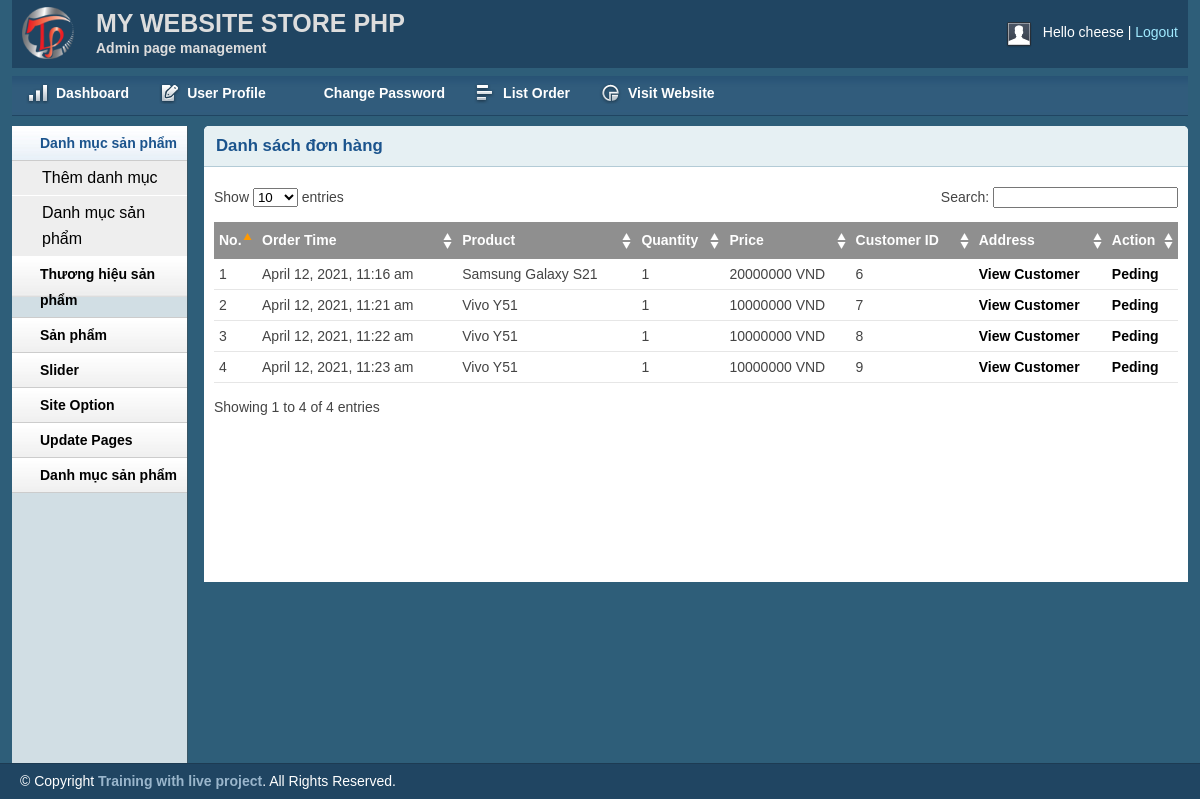
Page /admin/inbox.php (signed in) on the committed database.
### tables this page shows
CREATE TABLE `tbl_order` (
  `id` int(11) NOT NULL,
  `productId` int(11) NOT NULL,
  `productName` varchar(255) NOT NULL,
  `customerId` int(11) NOT NULL,
  `quantity` int(11) NOT NULL,
  `price` varchar(255) NOT NULL,
  `image` varchar(255) NOT NULL,
  `date_order` timestamp NOT NULL DEFAULT CURRENT_TIMESTAMP,
  `status` int(11) NOT NULL DEFAULT '0'
);

### lib/database.php (called while the page is built, shortened)
<?php
class Database
{
    public $host   = DB_HOST;
    public $user   = DB_USER;
    public $pass   = DB_PASS;
    public $dbname = DB_NAME;
    public $link;
    private function connectDB()
    {
        $this->link = new mysqli(
            $this->host,
            $this->user,
            $this->pass,
            $this->dbname
        );
    }
    public function select($query)
    {
        $result = $this->link->query($query) or
            die($this->link->error . __LINE__);
        if ($result->num_rows > 0) {
            return $result;
        } else {
            return false;
        }
    }
}
?>

### classes/cart.php (called while the page is built, shortened)
<?php
	$filepath = realpath(dirname(__FILE__));
    include_once ($filepath.'/../lib/database.php');
    include_once ($filepath.'/../helpers/format.php');
?>
<?php
	class cart
	{
		private $db;
		public function __construct()
		{
			$this->db = new Database();
		}
		public function get_inbox_cart(){
			$query = "SELECT * FROM tbl_order ORDER BY date_order";
			$get_inbox_cart = $this->db->select($query);
			return $get_inbox_cart;
		}
	}
?>

### helpers/format.php (called while the page is built, shortened)
<?php
class Format
{
    public function formatDate($date)
    {
        return date('F j, Y, g:i a', strtotime($date));
    }
}
?>

### admin/inbox.php (the view, shortened to what this page needs)
<?php include 'inc/header.php';?>
<?php include 'inc/sidebar.php';?>
<?php
    $filepath = realpath(dirname(__FILE__));
    include_once ($filepath.'/../classes/cart.php');
	include_once ($filepath.'/../helpers/format.php');
?>
        <div class="grid_10">
            <div class="box round first grid">
                <h2>Danh sách đơn hàng</h2>
                <div class="block">
                    <table class="data display datatable" id="example">
					<thead>
						<tr>
							<th>No.</th>
							<th>Order Time</th>
							<th>Product</th>
							<th>Quantity</th>
							<th>Price</th>
							<th>Customer ID</th>
							<th>Address</th>
							<th>Action</th>
						</tr>
					</thead>
					<tbody>
					<?php
					$ct = new cart();
					$fm = new Format();
					$get_inbox_cart = $ct->get_inbox_cart();
					if($get_inbox_cart){
						$i = 0;
						while($result = $get_inbox_cart->fetch_assoc()){
							$i++;
					?>
						<tr class="odd gradeX">
							<td><?php echo $i; ?></td>
							<td><?php echo $fm->formatDate($result['date_order']) ?></td>
							<td><?php echo $result['productName'] ?></td>
							<td><?php echo $result['quantity'] ?></td>
							<td><?php echo $result['price'].' '.'VND' ?></td>
							<td><?php echo $result['id'] ?></td>
							<td><a href="">
							<a href="customer.php?customerid=<?php echo $result['id'] ?>">
							View Customer
							</a>
							</td>
							<td>
							<?php
							if($result['status']==0){
							?>
								<a href="?shiftid=<?php echo $result['id']?>&price=<?php echo $result['price']?>&time=<?php echo $result['date_order']?>">Peding</a>
							<?php
							}elseif($result['status']==1){
								?>
								<?php
								echo 'Shifting...'
								?>
							<?php
							}elseif($result['status']==2){
							?>
								<a href="?delid=<?php echo $result['id']?>&price=<?php echo $result['price']?>&time=<?php echo $result['date_order']?>">Remove</a>
							<?php
							}
							?>
							</td>
						</tr>
					<?php
					}}
					?>
					</tbody>
				</table>
               </div>
            </div>
        </div>
<?php include 'inc/footer.php';?>

### admin/css/layout.css (style rules this page uses)
body { background: #fff none repeat scroll 0 0; color: #444; font-size: 14px; padding: 0; }
a { color: #000; font-weight:bold; text-decoration: none; }
h1, h2, h3, h4, h5, h6 { line-height:1.2em; margin-bottom:.3em; }
h2 { margin-top:1em; }
.box { background:#fff; margin-bottom:20px; padding:10px 10px 10px 10px; margin-left:-8px; }
.box.grid { padding-bottom:40px; }
.box.round { -moz-border-radius: 5px 5px 0px 0px; -webkit-border-radius: 5px 5px 0px 0px; border-radius: 5px 5px 0px 0px; }
.box h2 { font-size:1.2em; font-weight:bold; color:#1B548D; background:#E6F0F3; margin:-10px -10px 0 -10px; padding:10px 12px; border-bottom:1px solid #B3CBD6; -moz-border-radius: 5px 5px 0px 0px; -webkit-border-radius: 5px 5px 0px 0px; border-radius: 5px 5px 0px 0px; }
.box.first { min-height: 406px; }
.block { padding-top:20px; }
.block { padding-bottom:1px; }
table.display { margin: 0 auto; clear: both; width: 100%; }
.sorting_asc { background: #8f8f8f url(../img/table/sort_asc.png) no-repeat center right; padding:8px 5px; text-align:left; color:#fff; }
.sorting { background:#8f8f8f url(../img/table/sort_both.png) no-repeat center right; padding:8px 5px; text-align:left; color:#fff; }
tr.odd { height: 30px; line-height: 30px; border-bottom:1px solid #e6e6e6; }
tr.even { height: 30px; line-height: 30px; border-bottom:1px solid #e6e6e6; }
tr.odd td, tr.even td { padding-left:5px; }

### rows in the picture
tbl_order: date_order "April 12, 2021, 11:16 am", productName "Samsung Galaxy S21", quantity "1", price "20000000", id "6"
tbl_order: date_order "April 12, 2021, 11:21 am", productName "Vivo Y51", quantity "1", price "10000000", id "7"
tbl_order: date_order "April 12, 2021, 11:22 am", productName "Vivo Y51", quantity "1", price "10000000", id "8"
tbl_order: date_order "April 12, 2021, 11:23 am", productName "Vivo Y51", quantity "1", price "10000000", id "9"

### other values in the picture
Session::get('adminName') "cheese"
